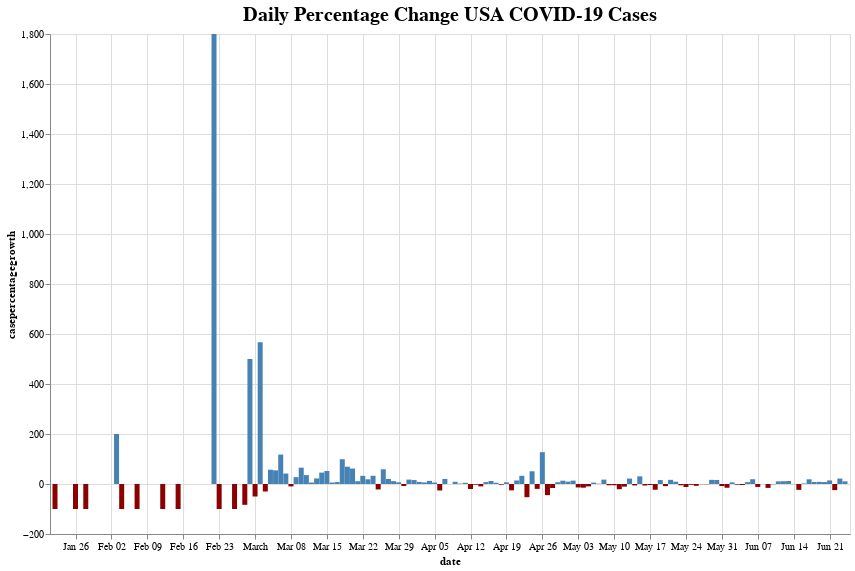

Notebook code cell kept with this figure:
### Markdown cell above
## Visualization 3: USA Daily Percentage Change

### Code cell
chart_cases = alt.Chart(USA_data).mark_bar().encode(
    x = "date:T",
    y = "casepercentagegrowth:Q",
    color = alt.condition(
    alt.datum.casepercentagegrowth > 0,
    alt.value("steelblue"),
    alt.value("darkred")) 
).interactive(
).properties(
    width = 800,
    height = 500,
    title = "Daily Percentage Change USA COVID-19 Cases"
)

chart_cases.configure_title(
    fontSize=20,
    font='Courier',
    color='black'
).display(renderer = 'svg')

### Figure 1 — Vega-Lite specification as saved in the notebook (floating-point values rounded to 4 significant figures; data arrays with more than 128 entries replaced by an {"elided": "..."} marker saying what was removed)
{"config": {"view": {"continuousWidth": 400, "continuousHeight": 300}, "title": {"color": "black", "font": "Courier", "fontSize": 20}}, "data": {"name": "data-dd9240610a712e055ba3f4404ba6a57b"}, "mark": "bar", "encoding": {"color": {"condition": {"value": "steelblue", "test": "(datum.casepercentagegrowth > 0)"}, "value": "darkred"}, "x": {"type": "temporal", "field": "date"}, "y": {"type": "quantitative", "field": "casepercentagegrowth"}}, "height": 500, "selection": {"selector011": {"type": "interval", "bind": "scales", "encodings": ["x", "y"]}}, "title": "Daily Percentage Change USA COVID-19 Cases", "width": 800, "$schema": "https://vega.github.io/schema/vega-lite/v4.0.2.json", "datasets": {"data-dd9240610a712e055ba3f4404ba6a57b": {"elided": "177 records"}}}
